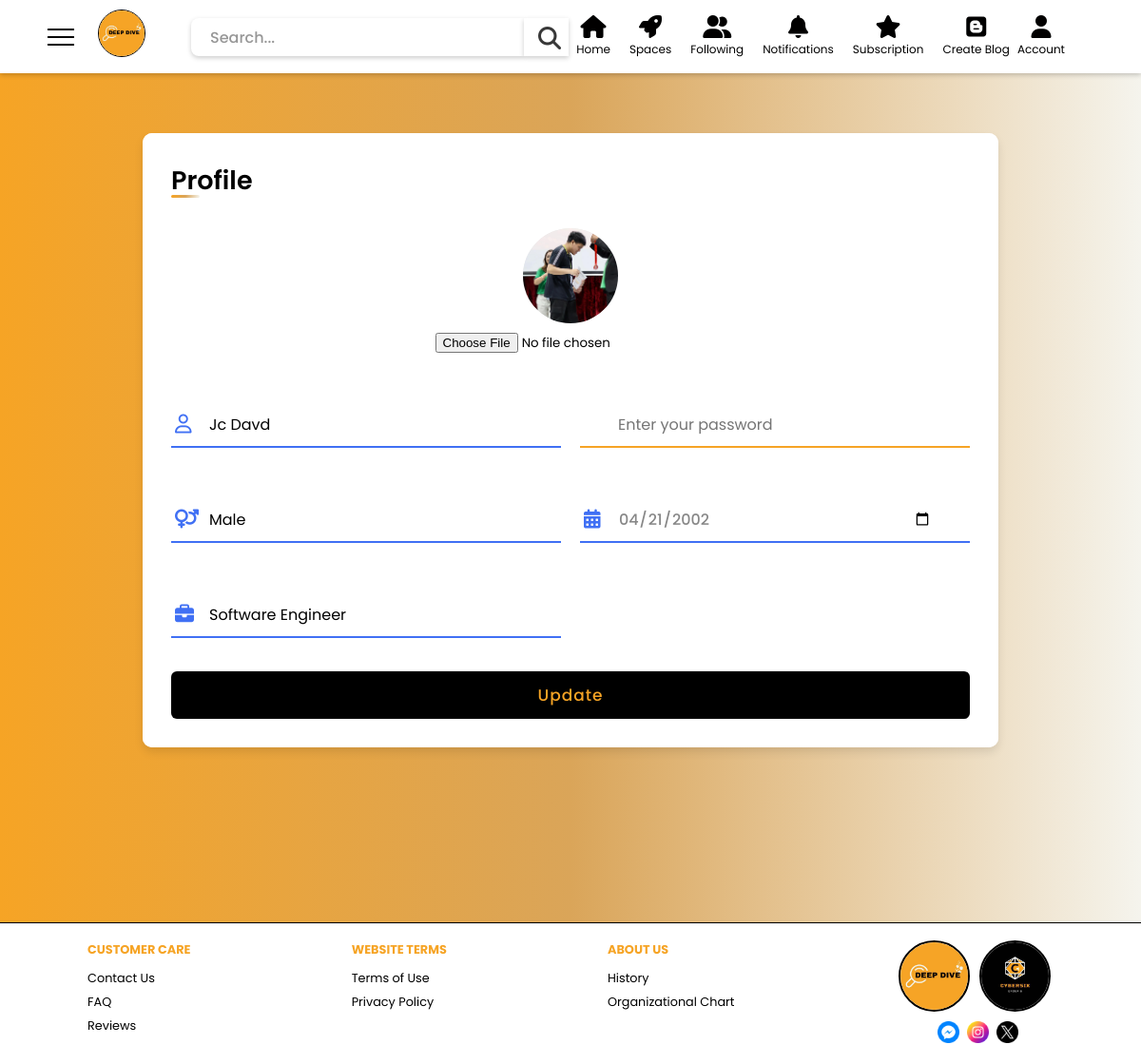
/components/account.php (signed in), run on the app's committed database.
### tables this page shows
CREATE TABLE `tbl_account` (
  `acc_id` int(11) NOT NULL,
  `acc_email` varchar(255) NOT NULL,
  `acc_username` varchar(255) NOT NULL,
  `acc_password` varchar(255) NOT NULL,
  `role_id` int(11) DEFAULT 1
);

CREATE TABLE `tbl_account_details` (
  `acc_id` int(11) NOT NULL,
  `full_name` varchar(255) NOT NULL,
  `birthdate` date NOT NULL,
  `gender` varchar(100) NOT NULL,
  `job` varchar(255) DEFAULT NULL,
  `profile_img` varchar(255) DEFAULT NULL
);

### components/account.php (the view, shortened to what this page needs)
<!DOCTYPE html>
<html lang="en">
<head>
    <link rel="stylesheet" href="../styles/header.css">
    <link rel="stylesheet" href="../styles/footer.css">
    <link rel="stylesheet" href="../styles/general.css">
    <link rel="stylesheet" href="../styles/account.css">
    <link rel="stylesheet" href="https://unicons.iconscout.com/release/v4.0.0/css/line.css" />
    <link rel="stylesheet" href="https://cdnjs.cloudflare.com/ajax/libs/font-awesome/6.6.0/css/all.min.css" />
</head>
<body>
    <?php include 'header.php'; ?>
    <?php
        $query = "SELECT ta.acc_id, ta.acc_username, ta.role_id,
        td.full_name, td.birthdate, td.gender, td.job, td.profile_img,
        tr.role_name FROM tbl_account ta
        JOIN tbl_account_details td ON ta.acc_id = td.acc_id
        JOIN tbl_role tr ON ta.role_id = tr.role_id
        WHERE ta.acc_id = ?";
        $stmt = $conn->prepare($query);
        $stmt->bind_param('i', $user_id);
        $stmt->execute();
        $result = $stmt->get_result();
        $data = [];
        if($result->num_rows > 0){
            $data = $result->fetch_assoc();
        }
    ?>
    <div class="center">
        <div class="container">
            <div class="forms">
                <div class="form login">
                    <span class="title">Profile</span>
                    <form action="#">
                        <div class="center">
                            <div style="display: flex; align-items:center; flex-direction:column;">
                            <div class="profile-img">
                                <img id="profileImage" src="<?php echo $data["profile_img"] ? $data["profile_img"] : '../imgs/no-profile.png' ?>" alt="Profile Picture">
                            </div>
                            <input type="file" id="profile">
                            </div>
                        </div>
                        <div class="grid-con">
                            <div class="input-field">
                                <input type="text" id="full_name" placeholder="Full name"
                                value="<?php echo $data["full_name"] ?>"
                                 required />
                                <i class="fa-regular fa-user"></i>
                            </div>
                            <div class="input-field">
                                <input type="password" id="password" class="password" placeholder="Enter your password" required />
                            <i class="uil uil-eye-slash showHidePw"></i>
                            </div>
                            <div class="input-field">
                                <input type="text" id="gender"
                                value="<?php echo $data["gender"] ?>"
                                 placeholder="Enter your gender" required />
                                <i class="fa-solid fa-venus-mars"></i>
                            </div>
                            <div class="input-field" >
                                <input type="date" id="birth-date" required
                                value="<?php echo $data["birthdate"] ?>"
                                 />
                                <i class="fa-solid fa-calendar-days"></i>
                            </div>
                            <div class="input-field">
                                <input type="text" id="job" placeholder="Enter your job"
                                value="<?php echo $data["job"] ?>"
                                 required />
                                <i class="fa-solid fa-briefcase"></i>
                            </div>
                        </div>
                        <div class="input-field button">
                            <input type="button" id="submit" value="Update" />
                        </div>
                    </form>
                </div>
            </div>
        </div>
    </div>
<?php include 'footer.php'; ?>
</body>
</html>

### styles/header.css (style rules this page uses)
.container { display: inline-block; margin-right: 15px; }

### styles/general.css (style rules this page uses)
body { margin: 0; padding: 0; }
* { font-family: "Poppins", sans-serif; box-sizing: border-box; margin: 0; transition: 0.3s ease; }
img { height: 100%; width: 100%; object-fit: cover; object-position: center; }

### styles/account.css (style rules this page uses)
body { background: linear-gradient(to right, #f6a425, #daa559, #f5f4ed); margin: 0; margin-top: 140px; height: 100vh; }
.center { display: flex; align-items: start; justify-content: center; height: 100%; margin-top: 90px; margin-bottom: 30px; }
form .center .profile-img { height: 100px; width: 100px; border-radius: 100%; background-color: #e9e9e9; overflow: hidden; margin-bottom: 10px; }
form .center { margin-top: 30px; margin-bottom: 10px; }
.container { position: relative; max-width: 900px; width: 100%; background: #fff; border-radius: 10px; box-shadow: 0 5px 10px rgba(0, 0, 0, 0.1); overflow: hidden; margin: 0 20px; }
.container .forms { width: 100%; display: flex; align-items: center; height: max-content; transition: height 0.2s ease; }
.container .form { width: 100%; padding: 30px; background-color: #fff; transition: margin-left 0.18s ease; }
.container .form .title { position: relative; font-size: 27px; font-weight: 600; }
.form .title::before { content: ''; position: absolute; left: 0; bottom: 0; height: 3px; width: 30px; background: linear-gradient(to right, #f6a425, #daa559, #f5f4ed); border-radius: 25px; }
.form .input-field { position: relative; height: 50px; width: 100%; margin-top: 30px; }
.input-field input { position: absolute; height: 100%; width: 100%; padding: 0 40px; border: none; outline: none; font-size: 16px; border-bottom: 2px solid #f6a425; border-top: 2px solid transparent; transition: all 0.2s ease; }
.form .input-field #birth-date { color: #878787; font-weight: 500; }
.input-field i { position: absolute; top: 50%; transform: translateY(-50%); color: #f6a425; font-size: 20px; transition: all 0.2s ease; padding-left: 4px; }
.input-field i.showHidePw { right: 0; cursor: pointer; padding: 10px; }
.form .button { margin-top: 35px; }
.form .button input { border: none; color: #f6a425; font-size: 17px; font-weight: 500; letter-spacing: 1px; border-radius: 6px; background-color: black; cursor: pointer; transition: all 0.3s ease; }
.grid-con { display: grid; grid-template-columns: repeat(2, 1fr); gap: 20px; margin-top: 20px; }

### data on the page
tbl_account: tbl_account_details.profile_img (picture), full_name "Jc Davd", gender "Male", birthdate "04/21/2002", job "Software Engineer"
